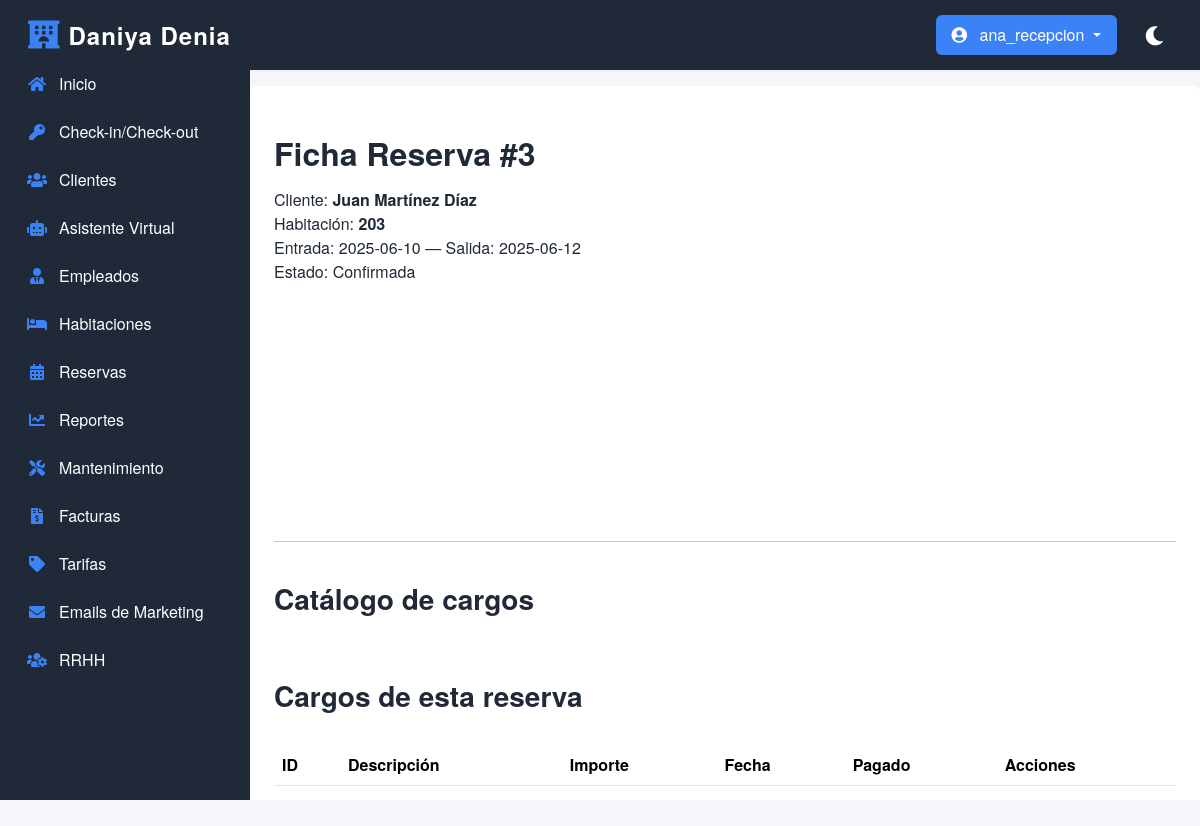
The app's page /public/cliente_detalle.php?id_reserva=3 (signed in), older data.
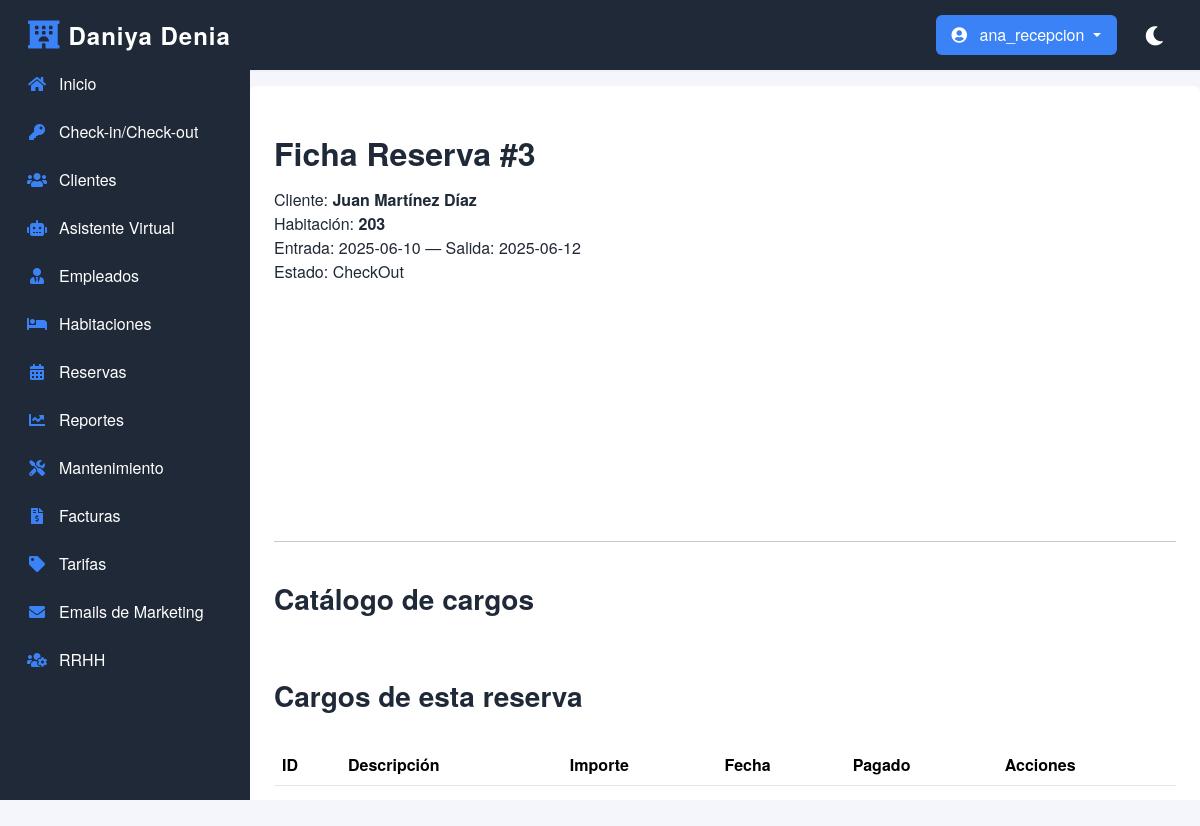
The same page, newer data.
### tables this page shows
CREATE TABLE `reservas` (
  `id_reserva` int(11) NOT NULL,
  `id_cliente` int(11) NOT NULL,
  `id_habitacion` int(11) NOT NULL,
  `fecha_entrada` date NOT NULL,
  `fecha_salida` date NOT NULL,
  `estado_reserva` varchar(50) NOT NULL,
  `total` decimal(10,2) DEFAULT NULL
);

CREATE TABLE `clientes` (
  `id_cliente` int(11) NOT NULL,
  `nombre` varchar(100) NOT NULL,
  `apellidos` varchar(100) NOT NULL,
  `dni` varchar(50) NOT NULL,
  `email` varchar(100) DEFAULT NULL,
  `telefono` varchar(50) DEFAULT NULL,
  `direccion` varchar(200) DEFAULT NULL,
  `activo` tinyint(1) NOT NULL DEFAULT 1,
  `estado_funnel` varchar(50) DEFAULT 'Nuevo'
);

CREATE TABLE `habitaciones` (
  `id_habitacion` int(11) NOT NULL,
  `numero_habitacion` varchar(10) NOT NULL,
  `tipo_habitacion` varchar(50) NOT NULL,
  `capacidad` int(11) NOT NULL,
  `piso` int(11) NOT NULL,
  `estado` varchar(50) NOT NULL
);

### public/cliente_detalle.php (the view, shortened to what this page needs)
<?php
$id_reserva = intval($_GET['id_reserva'] ?? 0);
$pdo   = Database::getInstance()->getConnection();
$stmt = $pdo->prepare("
  SELECT r.*, c.nombre AS nombre_cliente, c.apellidos AS apellidos_cliente, h.numero_habitacion
    FROM reservas r
    JOIN clientes c ON r.id_cliente = c.id_cliente
    JOIN habitaciones h ON r.id_habitacion = h.id_habitacion
   WHERE r.id_reserva = :id
");
$stmt->execute([':id' => $id_reserva]);
$reserva = $stmt->fetch(PDO::FETCH_ASSOC);
?>
<!DOCTYPE html>
<html lang="es">
<head>
    <link href="https://cdn.jsdelivr.net/npm/bootstrap@5.3.1/dist/css/bootstrap.min.css" rel="stylesheet">
    <link rel="stylesheet" href="css/style.css">
</head>
<body>
    <?php include __DIR__ . '/../partials/navbar.php'; ?>
    <div class="d-flex" style="margin-top:1rem;">
        <?php include __DIR__ . '/../partials/sidebar.php'; ?>
        <div class="main-content p-4 w-100">
            <h2>Ficha Reserva #<?= $reserva['id_reserva'] ?></h2>
            <p>
                Cliente: <strong><?= htmlspecialchars($reserva['nombre_cliente'] . ' ' . $reserva['apellidos_cliente']) ?></strong><br>
                Habitación: <strong><?= htmlspecialchars($reserva['numero_habitacion']) ?></strong><br>
                Entrada: <?= $reserva['fecha_entrada'] ?> — Salida: <?= $reserva['fecha_salida'] ?><br>
                Estado: <?= $reserva['estado_reserva'] ?>
            </p>
            <hr>
            <h3>Catálogo de cargos</h3>
            <h3>Cargos de esta reserva</h3>
            <table class="table">
                <thead>
                    <tr>
                        <th>ID</th>
                        <th>Descripción</th>
                        <th>Importe</th>
                        <th>Fecha</th>
                        <th>Pagado</th>
                        <th>Acciones</th>
                    </tr>
                </thead>
            </table>
        </div>
    </div>
</body>
</html>

Row changes from the older to the newer data that the page shows:
changed reservas "Juan Martínez Díaz": estado_reserva "Confirmada" → "CheckOut"
